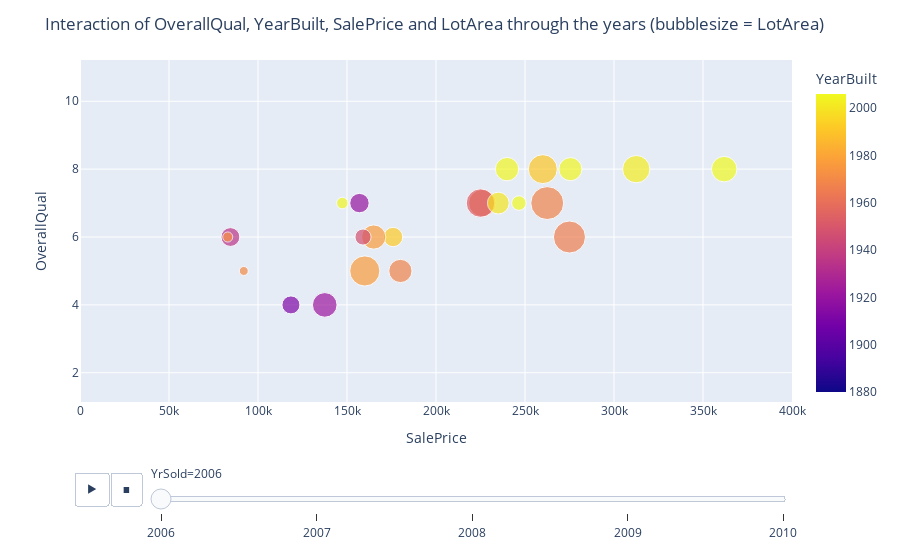

Notebook code for this chart:
### Markdown cell above
### How quality, lot area, year built and price interact with each other and evolve in time?

In this graph, we can see how all the variables interact with each other through time. Some remarks:

- Through the years newer houses have a higher sale price (year built and sale price).
- There is a clear positive relationship between OverallQuall and SalePrice through the years.
- We can see that, usually, the houses with the highest sale prices for each year, have a big LotArea number (arround 13k square feets). This too validates our assumption that newer and bigger houses command a higher price

### Code cell
#Sort values by YrSold for the animated frame
df_px = df_px.sort_values(by = "YrSold")

fig = px.scatter(
    df_px, x="SalePrice", y="OverallQual", animation_frame="YrSold",
    animation_group="Neighborhood", size="LotArea", color="YearBuilt",
    hover_name="Neighborhood", size_max=75, range_x=[0, 400000])
fig.update_layout(title_text = "Interaction of OverallQual, YearBuilt, SalePrice and LotArea through the years (bubblesize = LotArea)")
py.iplot(fig)

### Figure 1 — Plotly figure (JSON) as saved in the notebook; plotly's stock layout.template omitted (floating-point values rounded to 4 significant figures; data arrays with more than 128 entries replaced by an {"elided": "..."} marker saying what was removed)
{"data": [{"hovertemplate": "<b>%{hovertext}</b><br><br>YrSold=2006<br>SalePrice=%{x}<br>OverallQual=%{y}<br>LotArea=%{marker.size}<br>YearBuilt=%{marker.color}<extra></extra>", "hovertext": {"elided": "314 str values"}, "ids": {"elided": "314 str values"}, "legendgroup": "", "marker": {"color": {"elided": "314 int values"}, "coloraxis": "coloraxis", "size": {"elided": "314 int values"}, "sizemode": "area", "sizeref": 38.27, "symbol": "circle"}, "mode": "markers", "name": "", "orientation": "v", "showlegend": false, "type": "scatter", "x": {"elided": "314 int values"}, "xaxis": "x", "y": {"elided": "314 int values"}, "yaxis": "y"}], "layout": {"coloraxis": {"colorbar": {"title": {"text": "YearBuilt"}}, "colorscale": [[0, "#0d0887"], [0.1111, "#46039f"], [0.2222, "#7201a8"], [0.3333, "#9c179e"], [0.4444, "#bd3786"], [0.5556, "#d8576b"], [0.6667, "#ed7953"], [0.7778, "#fb9f3a"], [0.8889, "#fdca26"], [1, "#f0f921"]]}, "legend": {"itemsizing": "constant", "tracegroupgap": 0}, "margin": {"t": 60}, "sliders": [{"active": 0, "currentvalue": {"prefix": "YrSold="}, "len": 0.9, "pad": {"b": 10, "t": 60}, "steps": [{"args": [["2006"], {"frame": {"duration": 0, "redraw": false}, "fromcurrent": true, "mode": "immediate", "transition": {"duration": 0, "easing": "linear"}}], "label": "2006", "method": "animate"}, {"args": [["2007"], {"frame": {"duration": 0, "redraw": false}, "fromcurrent": true, "mode": "immediate", "transition": {"duration": 0, "easing": "linear"}}], "label": "2007", "method": "animate"}, {"args": [["2008"], {"frame": {"duration": 0, "redraw": false}, "fromcurrent": true, "mode": "immediate", "transition": {"duration": 0, "easing": "linear"}}], "label": "2008", "method": "animate"}, {"args": [["2009"], {"frame": {"duration": 0, "redraw": false}, "fromcurrent": true, "mode": "immediate", "transition": {"duration": 0, "easing": "linear"}}], "label": "2009", "method": "animate"}, {"args": [["2010"], {"frame": {"duration": 0, "redraw": false}, "fromcurrent": true, "mode": "immediate", "transition": {"duration": 0, "easing": "linear"}}], "label": "2010", "method": "animate"}], "x": 0.1, "xanchor": "left", "y": 0, "yanchor": "top"}], "title": {"text": "Interaction of OverallQual, YearBuilt, SalePrice and LotArea through the years (bubblesize = LotArea)"}, "updatemenus": [{"buttons": [{"args": [null, {"frame": {"duration": 500, "redraw": false}, "fromcurrent": true, "mode": "immediate", "transition": {"duration": 500, "easing": "linear"}}], "label": "&#9654;", "method": "animate"}, {"args": [[null], {"frame": {"duration": 0, "redraw": false}, "fromcurrent": true, "mode": "immediate", "transition": {"duration": 0, "easing": "linear"}}], "label": "&#9724;", "method": "animate"}], "direction": "left", "pad": {"r": 10, "t": 70}, "showactive": false, "type": "buttons", "x": 0.1, "xanchor": "right", "y": 0, "yanchor": "top"}], "xaxis": {"anchor": "y", "domain": [0, 1], "range": [0, 400000], "title": {"text": "SalePrice"}}, "yaxis": {"anchor": "x", "domain": [0, 1], "title": {"text": "OverallQual"}}}}
